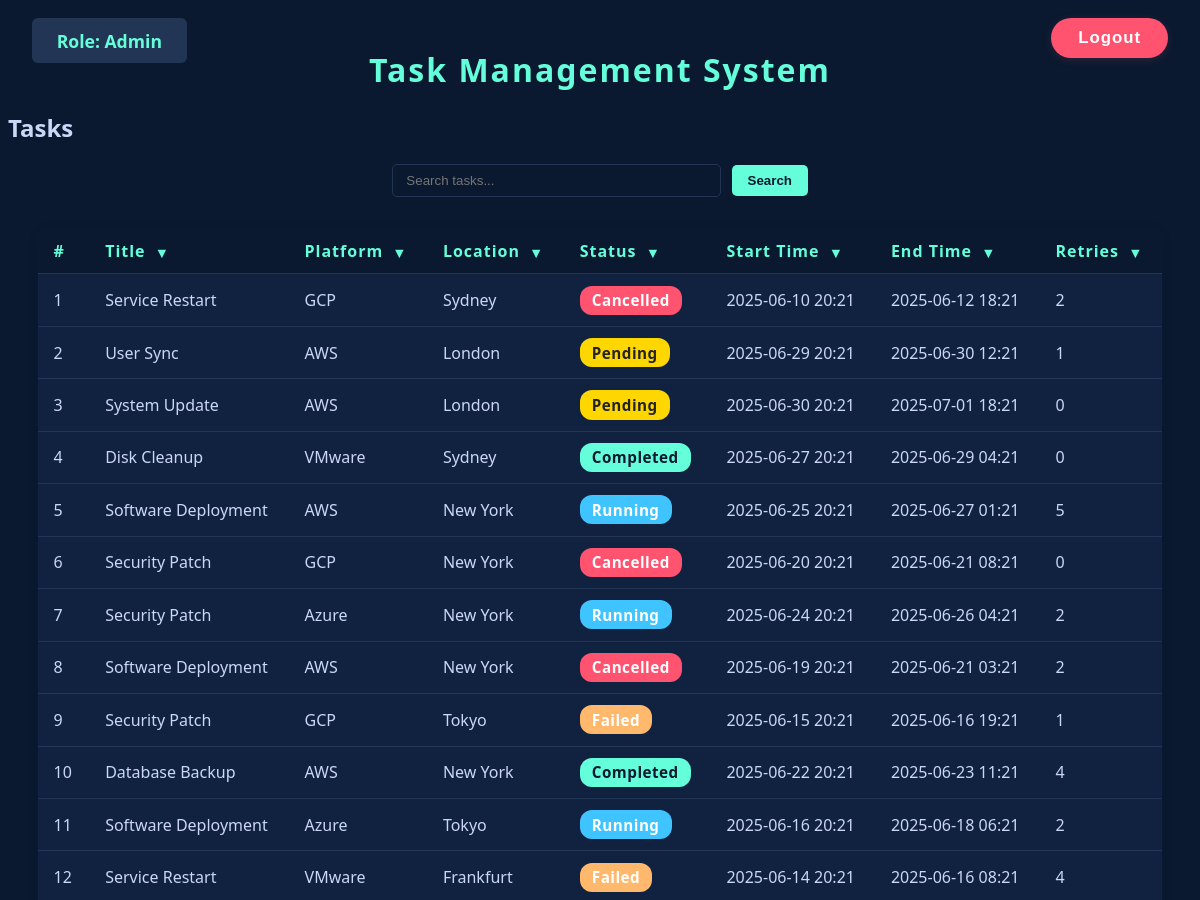
Page /tasks/ (signed in, upper part) on the earlier database version.
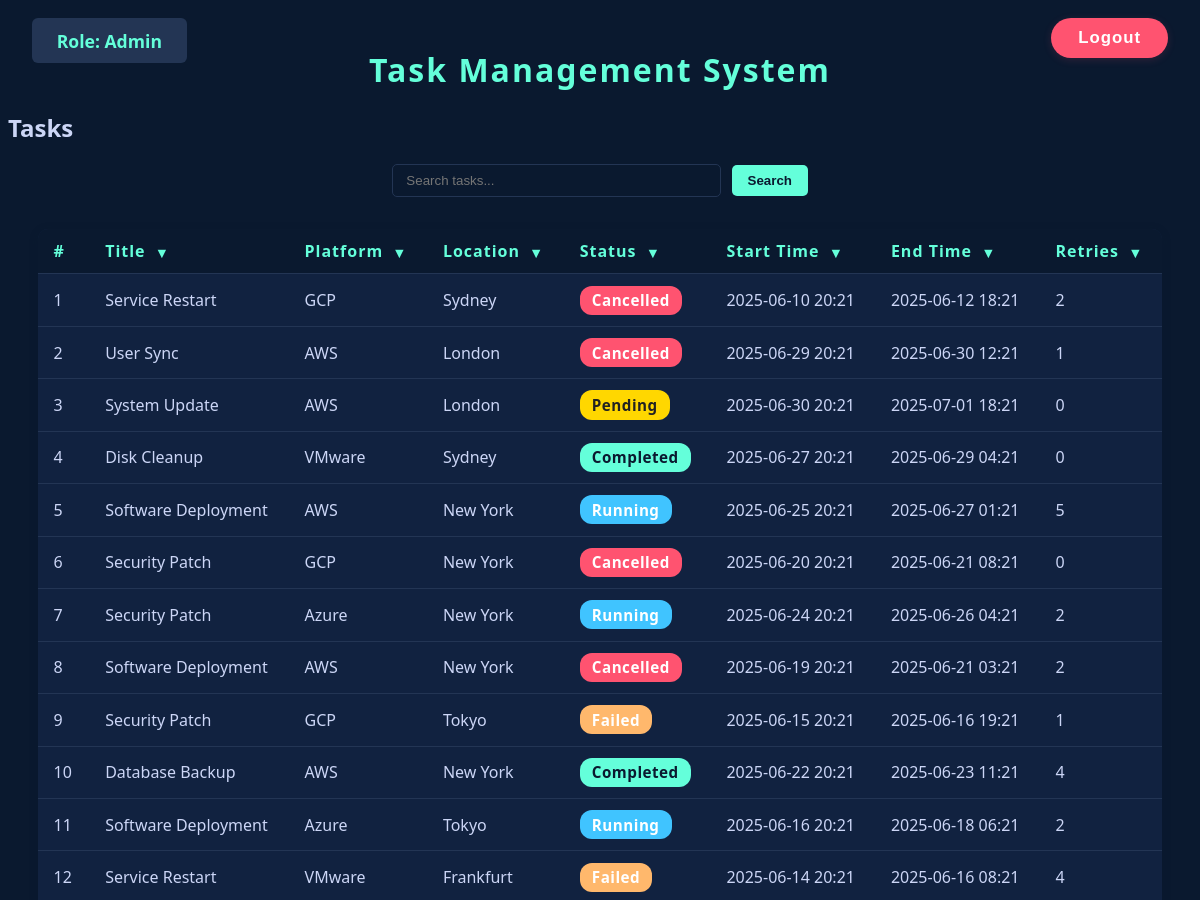
Same page on the later database version.
### main/models.py (models this page shows, shortened)
class Task(models.Model):
    title = models.CharField(max_length=100, default="System Update")
    platform = models.CharField(max_length=100)
    location = models.CharField(max_length=100)
    status = models.CharField(max_length=50)
    start_time = models.CharField(max_length=100)
    end_time = models.CharField(max_length=100, null=True, blank=True)
    retries = models.IntegerField(default=0)

### main/views.py (the view, shortened to what this page needs)
# urls.py: path('tasks/', views.task_list, name='task_list'),
@login_required
def task_list(request):
    search = request.GET.get('search', '').strip()
    tasks = Task.objects.all()
    title = request.GET.get('title', '')
    platform = request.GET.get('platform', '')
    location = request.GET.get('location', '')
    status = request.GET.get('status', '')
    start_time = request.GET.get('start_time', '')
    end_time = request.GET.get('end_time', '')
    retries = request.GET.get('retries', '')
    if title:
        tasks = tasks.filter(title=title)
    if platform:
        tasks = tasks.filter(platform=platform)
    if location:
        tasks = tasks.filter(location=location)
    if status:
        tasks = tasks.filter(status=status)
    if start_time:
        tasks = tasks.filter(start_time=start_time)
    if end_time:
        tasks = tasks.filter(end_time=end_time)
    if retries:
        tasks = tasks.filter(retries=retries)
    titles = Task.objects.values_list('title', flat=True).distinct()
    platforms = Task.objects.values_list('platform', flat=True).distinct()
    locations = Task.objects.values_list('location', flat=True).distinct()
    statuses = Task.objects.values_list('status', flat=True).distinct()
    start_times = Task.objects.values_list('start_time', flat=True).distinct()
    end_times = Task.objects.values_list('end_time', flat=True).distinct()
    retries_list = Task.objects.values_list('retries', flat=True).distinct()
    paginator = Paginator(tasks, 50)
    page_number = request.GET.get('page', 1)
    page_obj = paginator.get_page(page_number)
    selected_role = request.session.get('selected_role', '')
    context = {
        'tasks': page_obj.object_list,
        'page_obj': page_obj,
        'search': search,
        'selected_role': selected_role,
        'titles': titles,
        'platforms': platforms,
        'locations': locations,
        'statuses': statuses,
        'start_times': start_times,
        'end_times': end_times,
        'retries': retries_list,
    }
    if request.headers.get('x-requested-with') == 'XMLHttpRequest':
        html = render_to_string('main/task_table_rows.html', {
            **context,
            'user': request.user,
        })
        return JsonResponse({'html': html})
    return render(request, 'main/task_system.html', context)

### main/templates/main/task_system.html (shortened to what this page needs)
<!DOCTYPE html>
<html>
<head>
</head>
<body>
    <div style="position: absolute; top: 18px; left: 32px; z-index: 10;">
        <span class="role-box" style="background: #233554; color: #64ffda; font-weight: bold; font-size: 1.1em; padding: 0.6em 1.4em;">
            Role:
            {% if request.session.selected_role %}
                {{ request.session.selected_role|title }}
            {% else %}
                {% if user.is_superuser %}Admin{% else %}Client{% endif %}
            {% endif %}
        </span>
    </div>
    <div style="position: absolute; top: 18px; right: 32px; z-index: 10;">
        {% if user.is_authenticated %}
            <form action="{% url 'logout' %}" method="post" style="display:inline;">
                <button type="submit"
                        style="
                            background: #ff5370;
                            color: #fff;
                            font-weight: bold;
                            border: none;
                            border-radius: 24px;
                            padding: 0.6em 1.6em;
                            font-size: 1.05em;
                            box-shadow: 0 2px 8px rgba(255,83,112,0.15);
                            cursor: pointer;
                            transition: background 0.2s, color 0.2s, box-shadow 0.2s;
                            letter-spacing: 1px;
                        "
                        onmouseover="this.style.background='#d32f2f';"
                        onmouseout="this.style.background='#ff5370';"
                        title="Logout">
                    Logout
                </button>
            </form>
        {% endif %}
    </div>
    <h1 style="text-align:center; color:#64ffda; margin-top:1.5em; margin-bottom:0.5em; letter-spacing:2px;">
        Task Management System
    </h1>
    <h2>Tasks</h2>
    <form method="get" action="{% url 'task_list' %}" style="text-align:center; margin-bottom:1.5em;">
        <input
            type="text"
            name="search"
            value="{{ search|default:'' }}"
            placeholder="Search tasks..."
            style="padding:0.6em 1em; border-radius:5px; border:1px solid #233554; background:#0a192f; color:#ccd6f6; width:300px;"
            autofocus
        >
        <button type="submit" style="background:#64ffda; color:#0a192f; font-weight:600; border-radius:5px; border:none; padding:0.6em 1.2em; margin-left:0.5em;">Search</button>
    </form>
    <form method="get" id="filter-form">
      <table>
        <thead>
          <tr>
            <th>#</th>
            <th>
              Title
              <span class="dropdown-arrow" onclick="toggleDropdown('title-dropdown')">&#9660;</span>
            </th>
            <th>
              Platform
              <span class="dropdown-arrow" onclick="toggleDropdown('platform-dropdown')">&#9660;</span>
            </th>
            <th>
              Location
              <span class="dropdown-arrow" onclick="toggleDropdown('location-dropdown')">&#9660;</span>
            </th>
            <th>
              Status
              <span class="dropdown-arrow" onclick="toggleDropdown('status-dropdown')">&#9660;</span>
            </th>
            <th>
              Start Time
              <span class="dropdown-arrow" onclick="toggleDropdown('starttime-dropdown')">&#9660;</span>
            </th>
            <th>
              End Time
              <span class="dropdown-arrow" onclick="toggleDropdown('endtime-dropdown')">&#9660;</span>
            </th>
            <th>
              Retries
              <span class="dropdown-arrow" onclick="toggleDropdown('retries-dropdown')">&#9660;</span>
            </th>
          </tr>
        </thead>
        <tbody id="task-table-body">
          {% include 'main/task_table_rows.html' with selected_role=selected_role %}
        </tbody>
      </table>
    </form>
</body>
</html>

### main/templates/main/task_table_rows.html (shortened to what this page needs)
<tbody>
    {% for task in tasks %}
    <tr id="data-row-{{ task.id }}" class="data-row">
        <td>{{ forloop.counter0|add:page_obj.start_index }}</td>
        <td>{{ task.title }}</td>
        <td>{{ task.platform }}</td>
        <td>{{ task.location }}</td>
        <td>
            <span class="status-label status-{{ task.status|lower }}">{{ task.status|capfirst }}</span>
        </td>
        <td>{{ task.start_time }}</td>
        <td>{{ task.end_time }}</td>
        <td>{{ task.retries }}</td>
    </tr>
    {% endfor %}
</tbody>

Differences in the rows shown:
changed Task "User Sync": status "Pending" → "Cancelled"
